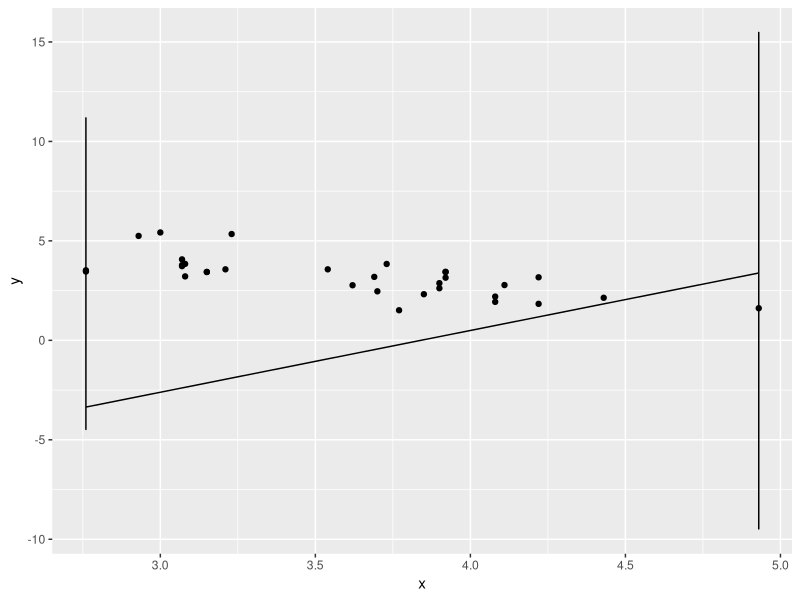

The R source for this figure: (Note: this script raises an error after producing the figure.)
## ---- chunk 1
knitr::opts_chunk$set(echo = FALSE, ffmpeg.format = "mp4",
                      cache = TRUE)
library(magrittr)
library(ggplot2)
library(gganimate)
# library(gridExtra)
## ---- chunk 2
rand <- list()

xhat <- mean(mtcars$drat)
yhat <- mean(mtcars$wt)
xmin <- min(mtcars$drat)
xmax <- max(mtcars$drat)

for(i in 1:10){
  slope <- runif(1,-10,10)
  ymax <- yhat + slope*(xmax - xhat)
  ymin <- yhat + slope*(xmin - xhat)
  rand[[i]] <- rbind(c(xmin, ymin, i),c(xmax, ymax, i))
}

rand <- do.call(rbind.data.frame, rand)
colnames(rand) <- c("x","y","iter")

rndPlot <-
  ggplot(rand, aes(x = x, y = y, frame = iter))+
  geom_line()+
  geom_point(data = mtcars, aes(x = drat, y = wt), inherit.aes = F)

gganimate(rndPlot)
## ---- chunk 3
xhat <- mean(mtcars$drat)
yhat <- mean(mtcars$wt)
xmin <- rep(min(mtcars$drat), 4)
xmax <- rep(max(mtcars$drat), 4)

evo <- list()

for(i in 1:10){
  if(i == 1){
    slope <- runif(10,-10,10)
  } else{
    slope <- c(slope, (slope[1]+slope[-1])/2)
  }
  
  SSR <- c()
  for(j in slope){
    SSR <- c(SSR, sum((mtcars$wt - (mtcars$drat - xhat) * j - yhat)^2))
  }
  
  parents <- order(SSR)[1:4]
  
  slope <- slope[parents]
  
  ymax <- yhat + slope*(xmax - xhat)
  ymin <- yhat + slope*(xmin - xhat)
  iter <- i
  col <- rep(1:4, each = 2)
  
  evo[[i]] <- cbind(c(rbind(xmin,xmax)), c(rbind(ymin, ymax)), iter, col)
  
}
evo <- do.call(rbind.data.frame, evo)
colnames(evo) <- c("x", "y", "iter", "col")


evoPlot <-
  ggplot(evo, aes(x = x, y = y, frame = iter, col = as.factor(col)))+
  geom_line()+
  geom_point(data = mtcars, aes(x = drat, y = wt), inherit.aes = F)+
  theme(legend.position = 'none')

gganimate(evoPlot)
